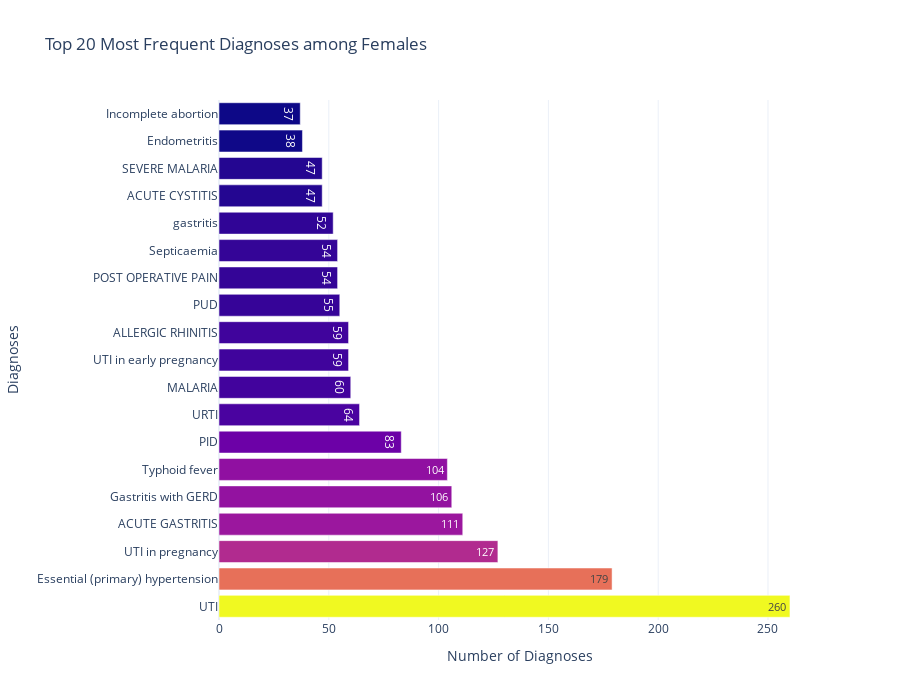

Notebook cell for this chart:
### Code cell
#Visual representation of Most frequently diagnosed among females using a bar chart

fem_bar = px.bar(female_diag,
                 x = 'Count',
                 y = 'diag_name',
                 orientation = 'h',
                 color = 'Count',
                 template = 'plotly_white',
                 height = 700,
                 text = 'Count',
                 title = ' Top 20 Most Frequent Diagnoses among Females'
                )
fem_bar.update_layout(xaxis_title = 'Number of Diagnoses',
                      yaxis_title = 'Diagnoses',
                      coloraxis_showscale =False
                     )
fem_bar.show()

### Figure 1 — Plotly figure (JSON) as saved in the notebook; plotly's stock layout.template omitted (floating-point values rounded to 4 significant figures)
{"data": [{"hovertemplate": "Count=%{marker.color}<br>diag_name=%{y}<extra></extra>", "legendgroup": "", "marker": {"color": [260, 179, 127, 111, 106, 104, 83, 64, 60, 59, 59, 55, 54, 54, 52, 47, 47, 38, 37], "coloraxis": "coloraxis", "pattern": {"shape": ""}}, "name": "", "orientation": "h", "showlegend": false, "text": [260.0, 179.0, 127.0, 111.0, 106.0, 104.0, 83.0, 64.0, 60.0, 59.0, 59.0, 55.0, 54.0, 54.0, 52.0, 47.0, 47.0, 38.0, 37.0], "textposition": "auto", "type": "bar", "x": [260, 179, 127, 111, 106, 104, 83, 64, 60, 59, 59, 55, 54, 54, 52, 47, 47, 38, 37], "xaxis": "x", "y": ["UTI", "Essential (primary) hypertension", "UTI in pregnancy", "ACUTE GASTRITIS", "Gastritis with GERD", "Typhoid fever", "PID", "URTI", "MALARIA", "UTI in early pregnancy", "ALLERGIC RHINITIS", "PUD", "POST OPERATIVE PAIN", "Septicaemia", "gastritis", "ACUTE CYSTITIS", "SEVERE MALARIA", "Endometritis", "Incomplete abortion"], "yaxis": "y"}], "layout": {"barmode": "relative", "coloraxis": {"colorbar": {"title": {"text": "Count"}}, "colorscale": [[0, "#0d0887"], [0.1111, "#46039f"], [0.2222, "#7201a8"], [0.3333, "#9c179e"], [0.4444, "#bd3786"], [0.5556, "#d8576b"], [0.6667, "#ed7953"], [0.7778, "#fb9f3a"], [0.8889, "#fdca26"], [1, "#f0f921"]], "showscale": false}, "height": 700, "legend": {"tracegroupgap": 0}, "title": {"text": " Top 20 Most Frequent Diagnoses among Females"}, "xaxis": {"anchor": "y", "domain": [0, 1], "title": {"text": "Number of Diagnoses"}}, "yaxis": {"anchor": "x", "domain": [0, 1], "title": {"text": "Diagnoses"}}}}
